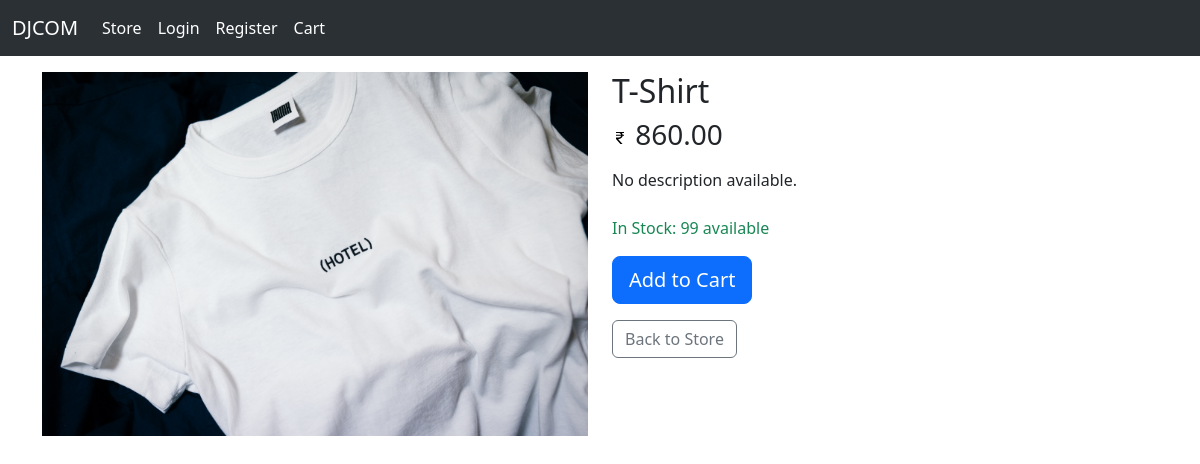
The page /product/6/ on the database its author committed.
### store/models.py (models this page shows, shortened)
class Product(models.Model):
    name = models.CharField(max_length=300, null=True, blank=True)
    price = models.IntegerField()
    digital = models.BooleanField(default=False, null=True, blank=True)
    image = models.ImageField(null=True, blank=True)
    description = models.TextField(null=True, blank=True)
    stock = models.IntegerField(default=100)
    category = models.CharField(max_length=100, null=True, blank=True)
    @property
    def imageURL(self):
        try:
            url = self.image.url
        except:
            url = ''
        return url
    @property
    def in_stock(self):
        return self.stock > 0

### store/views.py (the view)
# urls.py: path('product/<int:pk>/', views.product_detail, name='product-detail'),
def product_detail(request, pk):
    product = get_object_or_404(Product, id=pk)
    context = {'product': product}
    return render(request, 'store/product_detail.html', context)

### store/templates/store/product_detail.html (shortened to what this page needs)
{% extends 'index.html' %}
{% load static %}
{% block content %}
<div class="row">
    <div class="col-md-6">
        <img src="{{product.imageURL}}" class="img-fluid" alt="{{product.name}}">
    </div>
    <div class="col-md-6">
        <h2>{{product.name}}</h2>
        <h3><img src="{% static 'images/rupee.svg' %}" /> {{product.price|floatformat:2}}</h3>
        <p class="mt-3">{{product.description|default:"No description available."}}</p>
        <div class="mt-4">
            {% if product.in_stock %}
                <p class="text-success">In Stock: {{product.stock}} available</p>
                <button data-product={{product.id}} data-action="add" class="btn btn-primary btn-lg update-cart">Add to Cart</button>
            {% else %}
                <p class="text-danger">Out of Stock</p>
                <button class="btn btn-secondary btn-lg" disabled>Out of Stock</button>
            {% endif %}
        </div>
        <div class="mt-3">
            <a href="{% url 'store' %}" class="btn btn-outline-secondary">Back to Store</a>
        </div>
    </div>
</div>
{% endblock content %}

### static/css/main.css (style rules this page uses)
body { background-color: red; }

### rows shown on the page
Product: imageURL (picture), name "T-Shirt", price "860.00", description "No description available.", stock "99"
